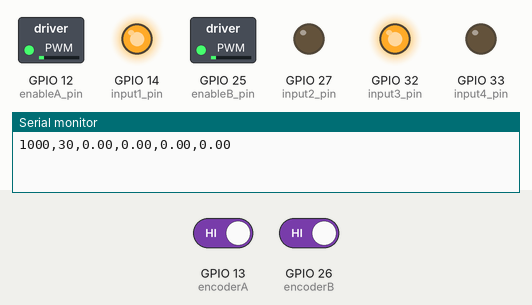
This sketch was run on a simulated ESP32. Parts: switched loads named in the sketch (green lamp = pin HIGH), output pins drawn as LEDs (lit = HIGH), the last lines printed to the serial monitor. Inputs (shaded band) come from the test bench; at power-on: GPIO 13 (encoderA) HIGH, GPIO 26 (encoderB) HIGH.

Above: at 1.05 s.
At 5.45 s:
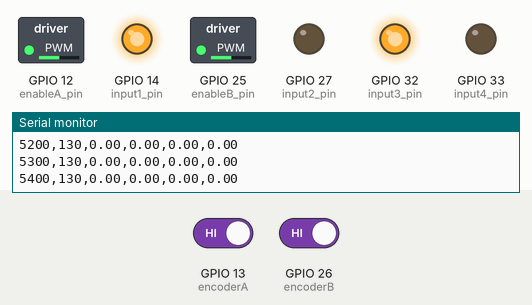
At 9.95 s:
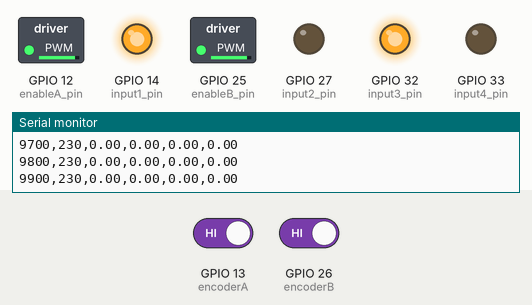
At 18.95 s:
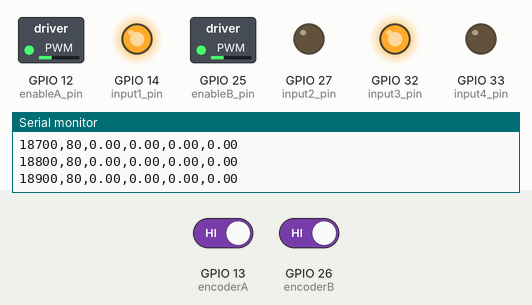
Timing chart, 0 to 29.6 s (numbered marks = the images above):
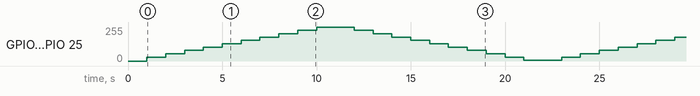

The sketch:

controlador_motor.ino
```cpp
#include <Arduino.h>

/* Muestreo */
int T = 100;    /* Periodo de muestreo en milisegundos */
int RT = 70;    /* Relación de transmisión */
unsigned long last_timeA = 0;   /*Ultimo tiempo de motor */
float revolucionA_time = 0;
float rpm_motorA = 0;
unsigned long last_timeB = 0;   /*Ultimo tiempo de motor */
float revolucionB_time = 0;
float rpm_motorB = 0;

/* PWM */
int F_pwm = 16000;    /* Frecuencia de PWM (Selección final = 16kHz */
int pwm = 5;    /* Valor PWM */
int canal1_pwm = 0;   /* Canal de PWM */
int canal2_pwm = 1;   /* Canal de PWM */
int resolucion = 8;   /* Resolución de 8 bits */
int change = 25;

/* Pines Motor A */
int enableA_pin = 12;
int input1_pin = 14;
int input2_pin = 27;
int encoderA = 13;

/* Pines Motor B */
int enableB_pin = 25;
int input3_pin = 32;
int input4_pin = 33;
int encoderB = 26;

/* Timer0: Muestreo */
bool muestreo_flag = false;
hw_timer_t * timer0 = NULL;    /* Crear variable timer */
void IRAM_ATTR onTimer0(){   /* Funcion de interrupcion */
  muestreo_flag = true;
}

/* Timer3: Cambios PWM */
bool cambio_pwm_flag = false;
hw_timer_t * timer3 = NULL;    /* Crear variable timer */
void IRAM_ATTR onTimer3(){   /* Funcion de interrupcion */
  cambio_pwm_flag = true;
}

/* GPIO Interrupcion encoder A */
int encoderA_counter = 0;   /* Contador de encoder A*/
bool revolucionA_flag = false;
void IRAM_ATTR isr_encoderA() {
  encoderA_counter ++;
  if (encoderA_counter == 16){
    encoderA_counter = 0;
    revolucionA_flag = true;
  }
}

/* GPIO Interrupcion encoder B */
int encoderB_counter = 0;   /* Contador de encoder A*/
bool revolucionB_flag = false;
void IRAM_ATTR isr_encoderB() {
  encoderB_counter ++;
  if (encoderB_counter == 16){
    encoderB_counter = 0;
    revolucionB_flag = true;
  }
}

void setup() {
  Serial.begin(115200);

  /* Pines setup */
  pinMode(enableA_pin, OUTPUT);
  pinMode(input1_pin, OUTPUT);
  pinMode(input2_pin, OUTPUT);
  pinMode(encoderA, INPUT_PULLUP);
  pinMode(enableB_pin, OUTPUT);
  pinMode(input3_pin, OUTPUT);
  pinMode(input4_pin, OUTPUT);
  pinMode(encoderB, INPUT_PULLUP);

  /* PWM setup */
  ledcSetup(canal1_pwm, F_pwm, resolucion);
  ledcAttachPin(enableA_pin, canal1_pwm);
  ledcSetup(canal2_pwm, F_pwm, resolucion);
  ledcAttachPin(enableB_pin, canal2_pwm);

  /* Timer 0 setup: Muestreo */
  timer0 = timerBegin(0, 80, true);    /*80MHz/80 = 1MHz -> 1 us */
  timerAttachInterrupt(timer0, &onTimer0, true);
  timerAlarmWrite(timer0, T*1000, true);    /* Periodo de muestreo en us */
  timerAlarmEnable(timer0);

  /* Timer 3 setup: PWM Change */
  timer3 = timerBegin(3, 80, true);    /*80MHz/80 = 1MHz -> 1 us */
  timerAttachInterrupt(timer3, &onTimer3, true);
  timerAlarmWrite(timer3, 1000000, true);    /* Periodo de muestreo en us */
  timerAlarmEnable(timer3);

  /* GPIO Encoder A Interrupt */
  attachInterrupt(encoderA, isr_encoderA, RISING);

  /* GPIO Encoder B Interrupt */
  attachInterrupt(encoderB, isr_encoderB, RISING);

  /* Encender motor A */
  digitalWrite(input1_pin, HIGH);
  digitalWrite(input2_pin, LOW);

  /* Encender motor B */
  digitalWrite(input3_pin, HIGH);
  digitalWrite(input4_pin, LOW);

  /* Inicio de datos */
  delay(1000);
}

void loop() {
  /* Cambio PWM */
  if (cambio_pwm_flag){
    cambio_pwm_flag = false;
    pwm = pwm + change;
    if (pwm > 255 or pwm < 5){
      change = change*(-1);
      pwm = pwm + change;
    }
    ledcWrite(canal1_pwm, pwm);
    ledcWrite(canal2_pwm, pwm);
  }

  /* Calculo RPM Motor A */
  if (revolucionA_flag){
    revolucionA_flag = false;
    revolucionA_time = (micros() - last_timeA)*RT;
    rpm_motorA = (1/revolucionA_time)*60000000;    /* Un minuto son 60000000 ms */
    last_timeA = micros();
  }

  /* Calculo RPM Motor B */
  if (revolucionB_flag){
    revolucionB_flag = false;
    revolucionB_time = (micros() - last_timeB)*RT;
    rpm_motorB = (1/revolucionB_time)*60000000;    /* Un minuto son 60000000 ms */
    last_timeB = micros();
  }

  /* Envío de datos */
  if (muestreo_flag) {
    muestreo_flag = false;
    Serial.print(millis());
    Serial.print(',');
    Serial.print(pwm);
    Serial.print(',');
    Serial.print(revolucionA_time);
    Serial.print(',');
    Serial.print(rpm_motorA);
    Serial.print(',');
    Serial.print(revolucionB_time);
    Serial.print(',');
    Serial.println(rpm_motorB);
  }
}
```

com_serial.cpp
```cpp
/*#include "com_serial.h"

int Com_Serial::leer_serial(){
  int R = 1;
  while(Serial.available()>0){
    char c = Serial.read();
    if(c == '\n'){ // caracter de cambio de linea ==> termino palabra
      buff[index1] = '\0';
      R = interpretar();
      index1 = 0;
    }
    else{
      buff[index1] = c;
      index1++;
    }
  }
  return R;
}

int Com_Serial::interpretar(){
  int R = 1;
  if (strlen(buff) == 2) { // corroborar si la longitud de buff tiene los dos caracteres
    if (buff[0] == 'E') { // cambio de estado
      int val = atoi(buff + 1);
      if (val > 0 && val <= 6) {
        R = val;
      }
    }
    else if (buff[0] == 'C') { // Activar controlador A1 // Desactivar A0
      int val = atoi(buff + 1);
      if (val == 0){
        Serial.println("Desactivando control automático de temperatura");
        control_automatico = false;
      }
      else if (val == 1){
        Serial.println("Activando control automático de temperatura");
        control_automatico = true;
      }
    }
  }
  else if (strlen(buff) == 6) { // Verificar si tiene los caracteres del setpoint de temperatura
    if (buff[0] == 'T') { // Verificar si inicia con el comando de setpoint de temperatura
      float val = atof(buff + 1);
      sp_temperatura = val;
      Serial.println("Nuevo set point: " + String(sp_temperatura) + "°C");
    }
  }

  return R;

}*/
```

variables.cpp
```cpp
#include "variables.h"

/*extern float sp_temperatura = 0.0;
extern bool control_automatico = false;*/
```

variables.h
```cpp
#ifndef _VARIABLES_H_
#define _VARIABLES_H_

#include <Arduino.h>

/*enum estado_global{inicio = 0, operacion = 1, ver_temperatura = 2, ver_humedad = 3, tomar_gps = 4, guardar_datos = 5, control = 6, error = 7};
extern float sp_temperatura;
extern bool control_automatico;*/

#endif
```
